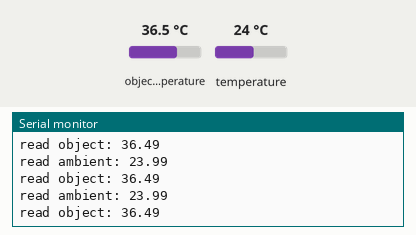
Recording of a sketch running on a simulated ESP8266 (NodeMCU). Parts: the last lines printed to the serial monitor. Inputs (shaded band) come from the test bench; at power-on: object temperature 36.5 °C, temperature 24 °C.

Above: at 1.3 s.
1.4 s: object temperature set to 20 °C
At 1.9 s:
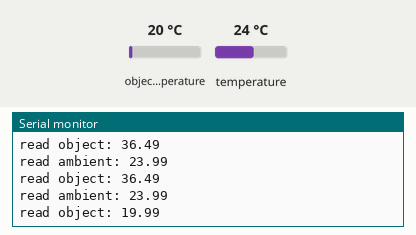
2.9 s: temperature set to 12 °C
At 3.4 s:
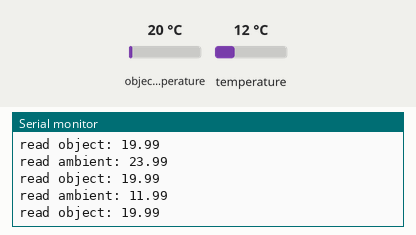
4.4 s: object temperature set to 26 °C
At 4.9 s:
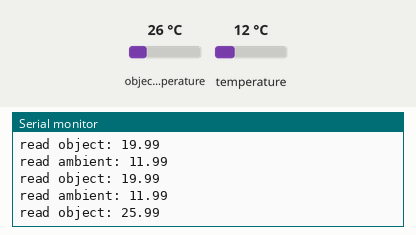
Timing chart, 0 to 7.4 s (numbered marks = the images above; inputs shaded):
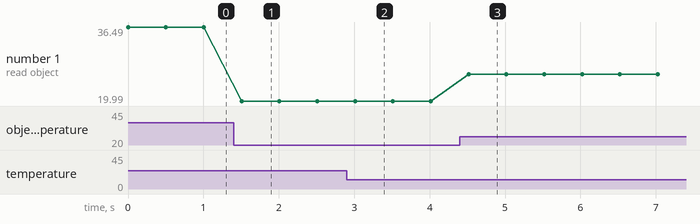

The sketch:

blank.ino
```cpp
#include <Wire.h>
#include <ESP8266WiFi.h>
#include "Adafruit_MLX90614.h"

Adafruit_MLX90614 mlx = Adafruit_MLX90614();

void setup() {
  // put your setup code here, to run once:
  WiFi.forceSleepBegin();
  delay(1);
  Serial.begin(115200);
  //Wire.begin(10, 14);
  Serial.println("MLX90614");
  mlx.begin();

}

void loop() {
  // put your main code here, to run repeatedly:
  Serial.print("read ambient: ");
  Serial.println(mlx.readAmbientTempC());
  Serial.print("read object: ");
  Serial.println(mlx.readObjectTempC());
  Serial.println();
  delay(500);
}
```

Measured:
- after the input at 1.4 s, the serial monitor: prints a new line after 0.11 s (image 1)
- after the input at 2.9 s, the serial monitor: prints a new line after 0.11 s (image 2)
- after the input at 4.4 s, the serial monitor: prints a new line after 0.12 s (image 3)
- plotted number 1: 36.49 → 19.99 after the input at 1.4 s, 19.99 → 25.99 after the input at 4.4 s
